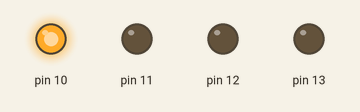
Simulated run of this sketch. Board: Arduino Uno, built with avr-gcc and run on an emulated ATmega328P. Shown: output pins drawn as LEDs (lit = HIGH).

Above: at 0.5 s.
At 2.5 s:
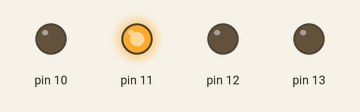
At 4.5 s:
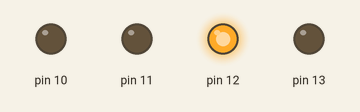
At 6.5 s:
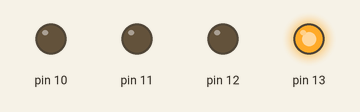
At 9.5 s:
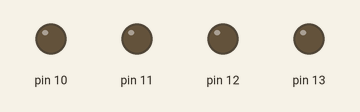
Timing chart, 0 to 10.4 s (numbered marks = the images above):
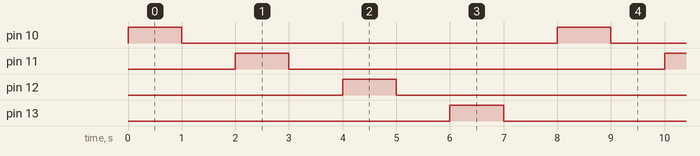

The sketch:

single_led_chaser.ino
```cpp
void setup()
{
//can put those pin numbers according the wires arranged in the audrino pin
int i;
for(i=10;i<=13;i++)
pinMode(13,OUTPUT);
pinMode(12,OUTPUT);
pinMode(11,OUTPUT);
pinMode(10,OUTPUT);
}

void loop()
{
 int i;
 for(i=10;i<=13;i++)
 {
  digitalWrite(i,HIGH);
  delay(1000);
  digitalWrite(i,LOW);
  delay(1000);
 }

}
```

Measured:
- by itself, pin 10–13: alternates HIGH for 1.0 s and LOW for 7.0 s
- by itself, everything shown: repeats every 8.0 s, in 8 steps
